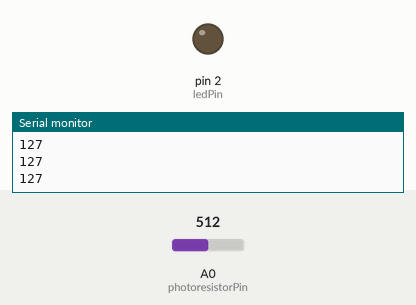
Recording of a sketch running on a simulated Arduino Uno, built with avr-gcc and run on an emulated ATmega328P. Shown: output pins drawn as LEDs (lit = HIGH), the last lines printed to the serial monitor. The inputs (shaded band) are chosen by the test bench; at power-on: A0 (photoresistorPin) = 512.

Above: at 1.2 s.
1.3 s: A0 (photoresistorPin) set to 532
At 1.7 s:
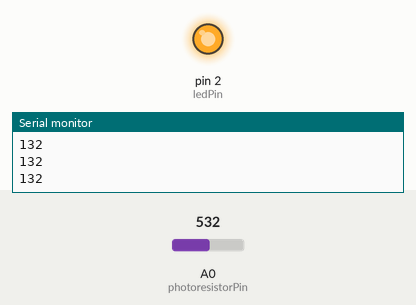
2.8 s: A0 (photoresistorPin) set to 511
At 4.0 s:
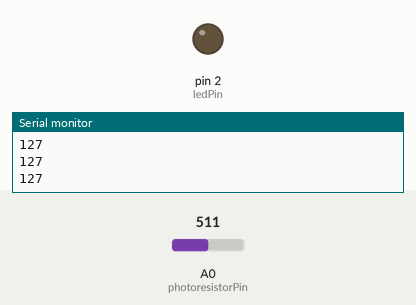
4.3 s: A0 (photoresistorPin) set to 716
At 5.5 s:
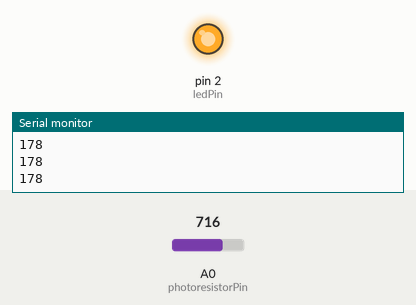
Timing chart, 0 to 7.3 s (numbered marks = the images above; inputs shaded):
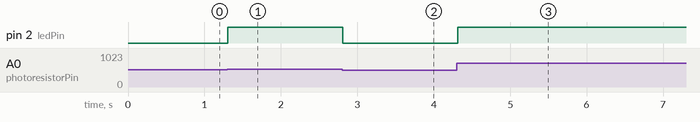

Measured:
- the behaviour switches between 513 and 514 on A0 (photoresistorPin) (found by bisection; images 0 and 1)
- after the input at 1.3 s, pin 2 (ledPin): LOW → HIGH at once
- after the input at 2.8 s, pin 2 (ledPin): HIGH → LOW at once
- after the input at 4.3 s, pin 2 (ledPin): LOW → HIGH at once

The sketch:

phase_2_and_31.ino
```cpp
int photoresistorPin = A0;
int ledPin = 2;
int minSensorValue = 0;    // Minimum value from the photoresistor
int maxSensorValue = 1023; // Maximum value from the photoresistor

void setup() {
  Serial.begin(9600);
  pinMode(ledPin, OUTPUT);
}

void loop() {
  int sensorValue = analogRead(photoresistorPin);
  int mappedValue = map(sensorValue, minSensorValue, maxSensorValue, 0, 255);
  analogWrite(ledPin, mappedValue);
  Serial.println(mappedValue);
  delay(100);
}
```
